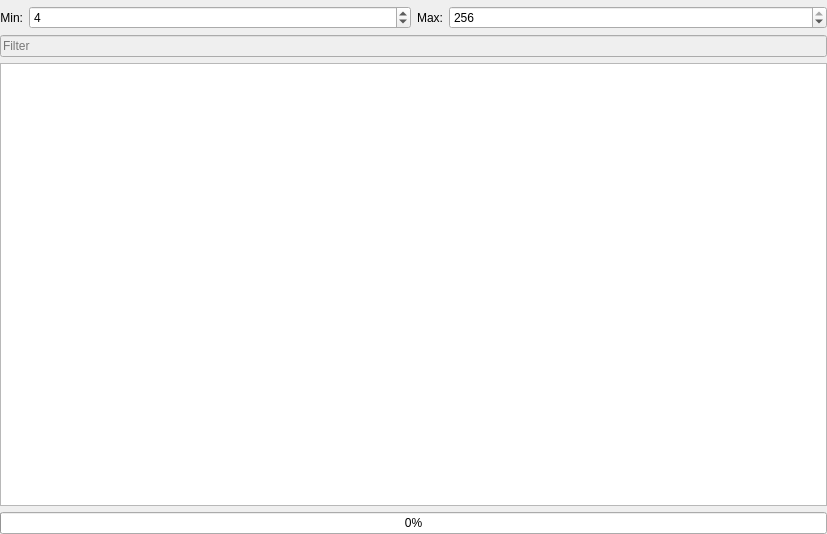
<?xml version="1.0" encoding="UTF-8"?>
<ui version="4.0">
 <class>StringFinderViewPage</class>
 <widget class="QWidget" name="StringFinderViewPage">
  <property name="geometry">
   <rect>
    <x>0</x>
    <y>0</y>
    <width>827</width>
    <height>534</height>
   </rect>
  </property>
  <property name="windowTitle">
   <string>Form</string>
  </property>
  <layout class="QVBoxLayout" name="verticalLayout_2">
   <property name="margin">
    <number>0</number>
   </property>
   <item>
    <layout class="QVBoxLayout" name="verticalLayout">
     <item>
      <widget class="QWidget" name="tbContainer" native="true"/>
     </item>
     <item>
      <layout class="QHBoxLayout" name="horizontalLayout_4">
       <item>
        <layout class="QHBoxLayout" name="horizontalLayout" stretch="0,1">
         <item>
          <widget class="QLabel" name="label_2">
           <property name="text">
            <string>Min:</string>
           </property>
           <property name="alignment">
            <set>Qt::AlignRight|Qt::AlignTrailing|Qt::AlignVCenter</set>
           </property>
          </widget>
         </item>
         <item>
          <widget class="QSpinBox" name="sbMinLength">
           <property name="minimum">
            <number>1</number>
           </property>
           <property name="maximum">
            <number>256</number>
           </property>
           <property name="value">
            <number>4</number>
           </property>
          </widget>
         </item>
        </layout>
       </item>
       <item>
        <layout class="QHBoxLayout" name="horizontalLayout_3" stretch="0,1">
         <item>
          <widget class="QLabel" name="label_4">
           <property name="text">
            <string>Max:</string>
           </property>
           <property name="alignment">
            <set>Qt::AlignRight|Qt::AlignTrailing|Qt::AlignVCenter</set>
           </property>
          </widget>
         </item>
         <item>
          <widget class="QSpinBox" name="sbMaxLength">
           <property name="minimum">
            <number>1</number>
           </property>
           <property name="maximum">
            <number>256</number>
           </property>
           <property name="value">
            <number>256</number>
           </property>
          </widget>
         </item>
        </layout>
       </item>
      </layout>
     </item>
     <item>
      <widget class="QLineEdit" name="leFilter">
       <property name="enabled">
        <bool>false</bool>
       </property>
       <property name="frame">
        <bool>true</bool>
       </property>
       <property name="placeholderText">
        <string>Filter</string>
       </property>
      </widget>
     </item>
     <item>
      <widget class="QTreeView" name="stringList">
       <property name="contextMenuPolicy">
        <enum>Qt::CustomContextMenu</enum>
       </property>
       <property name="editTriggers">
        <set>QAbstractItemView::NoEditTriggers</set>
       </property>
       <property name="showDropIndicator" stdset="0">
        <bool>true</bool>
       </property>
       <property name="alternatingRowColors">
        <bool>true</bool>
       </property>
       <property name="rootIsDecorated">
        <bool>false</bool>
       </property>
       <property name="uniformRowHeights">
        <bool>true</bool>
       </property>
       <property name="itemsExpandable">
        <bool>false</bool>
       </property>
       <property name="expandsOnDoubleClick">
        <bool>false</bool>
       </property>
      </widget>
     </item>
    </layout>
   </item>
   <item>
    <widget class="QProgressBar" name="progressBar">
     <property name="value">
      <number>0</number>
     </property>
    </widget>
   </item>
  </layout>
  <zorder>progressBar</zorder>
  <zorder>sbMinLength</zorder>
  <zorder>label_2</zorder>
  <zorder>label_4</zorder>
  <zorder>sbMaxLength</zorder>
  <zorder>sbMinLength</zorder>
  <zorder>label_2</zorder>
  <zorder>label_4</zorder>
  <zorder>sbMaxLength</zorder>
 </widget>
 <resources/>
 <connections/>
</ui>
